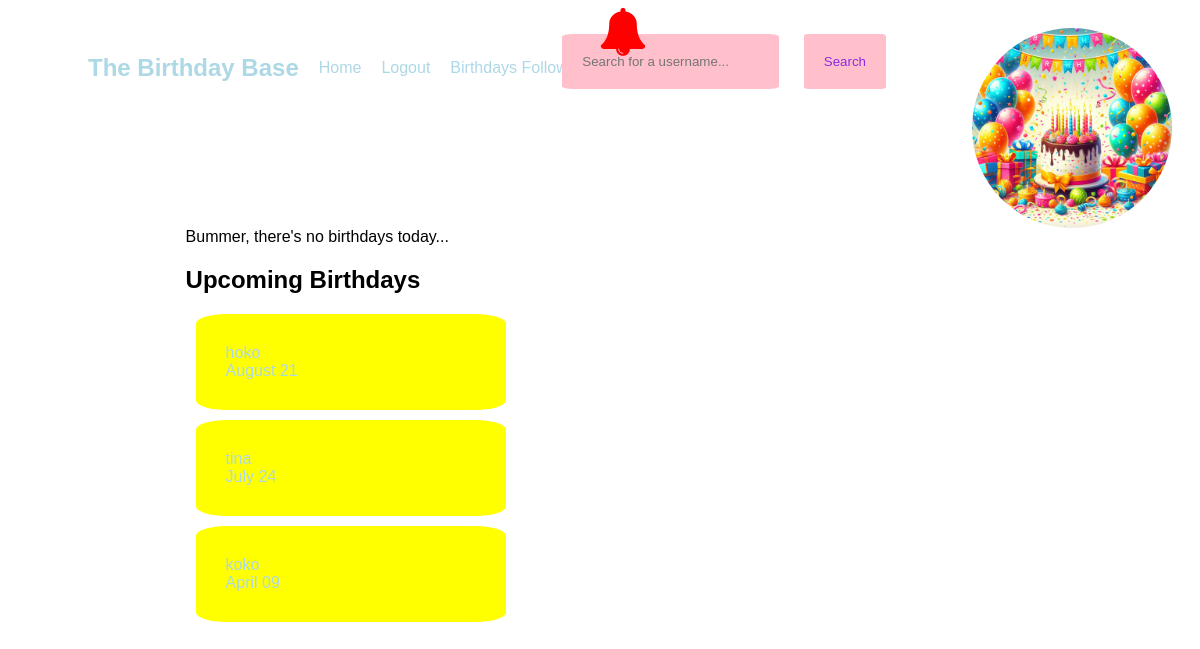
Screenshot of / (signed in) with the database file from the repository.
### app.py (models this page shows, shortened)
class User(db.Model, UserMixin):
    id = db.Column(db.Integer, primary_key=True)
    username = db.Column(db.String(20), nullable=False, unique=True)
    password = db.Column(db.String(80), nullable=False)
    first_name = db.Column(db.String(20), nullable=False)
    last_name = db.Column(db.String(80), nullable=True)
    birthday = db.Column(db.Date, nullable=False)
    profile_pic = db.Column(db.String(), default="default.jpg")
    followed = db.relationship(
        "Follow",
        foreign_keys=[Follow.follower_id],
        backref=db.backref("follower", lazy="joined"),
        lazy="dynamic",
        cascade="all, delete-orphan",
    )
    followers = db.relationship(
        "Follow",
        foreign_keys=[Follow.followed_id],
        backref=db.backref("followed", lazy="joined"),
        lazy="dynamic",
        cascade="all, delete-orphan",
    )
    postsender = db.relationship(
        "Post",
        backref=backref("postsender", uselist=False),
        foreign_keys=[Post.sender],
        lazy=True,
    )

### app.py (the view)
@app.route("/")
def home():
    todaybday = User.query.filter_by(birthday=date.today()).all()
    today = datetime.today()
    three_months_later = today + relativedelta(months=3)
    print('three_months_later ' + str(three_months_later))
    print('func.extract(\'month\', User.birthday) ' + str(func.extract('month', User.birthday)))
    print('today.month ' + str(today.month))
    print('three_months_later.month ' + str(three_months_later.month))
    upcoming = User.query.filter(
    and_(
        (func.extract('month', User.birthday) >= today.month),
        (func.extract('day', User.birthday) >= today.day),
        )
    )
    return render_template("home.html", today=todaybday, upcoming=upcoming)

### app.py (called while the page is built)
@login_manager.user_loader
def load_user(user_id):
    return User.query.get(int(user_id))

@app.context_processor
def base():
    def notifbday():
        user_id = flask_login.current_user.id
        current_date = datetime.now()
        one_month_earlier = current_date + relativedelta(months=1)
        birthdays_in_last_month = User.query.join(
            Follow, Follow.follower_id == user_id
        ).filter(
            User.birthday >= current_date,
            User.birthday <= one_month_earlier
        ).all()
        return birthdays_in_last_month
    return dict(notif=notifbday)

### templates/home.html
{% extends 'base.html' %} {% block content %}
<section>
  {% if today|length >= 1 %}
  <h1>It's someone's birthday today!</h1>
  {% for t in today %}
  <p>People with birthdays today...</p>
  {{t.username}} {% endfor %} {% else %}
  <p>Bummer, there's no birthdays today...</p>
  {% endif %}
  <h2>Upcoming Birthdays</h2>
  {% for u in upcoming %}
  <div class="upcoming">
    <a href="{{ url_for('profile', username=u.username) }}">
      {{ u.username }}<br />
      {{ u.birthday.strftime('%B %d') }}
    </a>
  </div>
  {% endfor %}
</section>
 {% endblock %}

### static/css/all.css (style rules this page uses)
html { font-family: Impact, Haettenschweiler, 'Arial Narrow Bold', sans-serif; margin: 0; }
a:link { text-decoration: none; color: lightblue; }
.upcoming { background-color: yellow; padding: 30px; border-radius: 10%; width: 250px; margin: 10px; }
section { margin-left: 15%; margin-top: 100px; margin-bottom: 100px; }

### rows the page displays
User: username "hoko", birthday "August 21"
User: username "tina", birthday "July 24"
User: username "koko", birthday "April 09"
